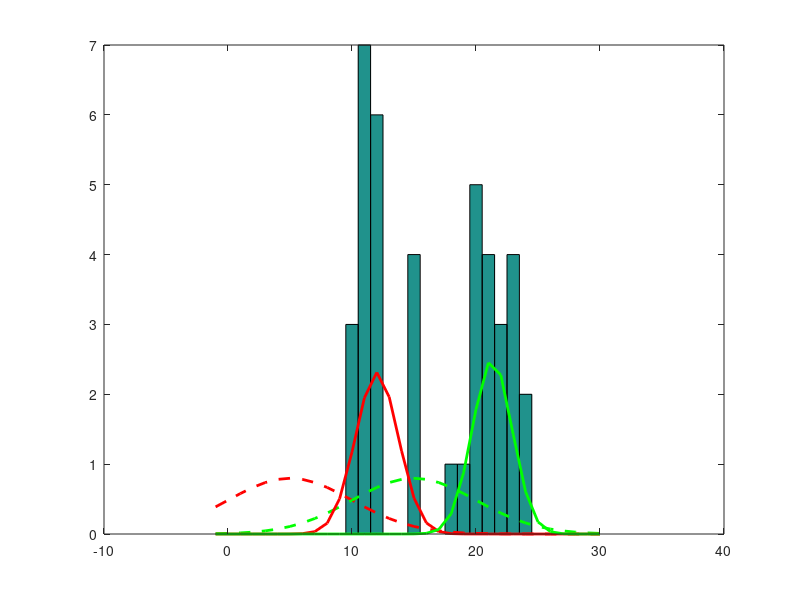

Reproduce this figure in MATLAB.
%KDE Kernel Density Esitimation to figure out how much gaussians are in a
%datset
%Expectation Maximization
%E-Step update variable
%M-Step update hypothesis
%Start
close all
clear
%Initialize Values

%y = [-0.39 0.12 0.94 1.67 1.76 2.44 3.72 4.28 4.92 5.53 0.06 0.48 1.01 1.68 1.80 3.25 4.12 4.60 5.28 6.22];
y_1 = normrnd(22,2,[1,20]);
y_2 = normrnd(12,2,[1,20]);
y = [y_1,y_2];
x = -1:30;
Mu = [5 15];
sigma = [5 5];
pi = 0.1;
wp1 = zeros(1, length(y)) ;
wp2 = zeros(1, length(y)) ;

for iteration=1:5000
    %Expectation Step
    %for each of the point, wich Gaussian generated it

    %wp1 = gaussmf(y,[sigma(1) Mu(1)])*pi;
    %wp2 = gaussmf(y,[sigma(2) Mu(2)])*(1-pi);
    wp1 = pdf('Normal',y,Mu(1),sigma(1))*pi;
    wp2 = pdf('Normal',y,Mu(2),sigma(2))*(1-pi);
    dem = wp1+wp2;
    wp1 = wp1./dem;
    wp2 = wp2./dem;
        
    %Maximization Step
    %Modify the hidden value such that is maximizes the probability
    %calc new Mu(1) 
    Mu(1)=sum(wp1.*y)/sum(wp1);
    %calc new Mu(2)
    Mu(2)=sum(wp2.*y)/sum(wp2);
    %calc new sigma(1)
    sigma(1)=sqrt(sum(wp1.*(y-Mu(1)).^2)/sum(wp1));
    %calc new sigma(2)
    sigma(2)=sqrt(sum(wp2.*(y-Mu(2)).^2)/sum(wp2));
    %calc new pi:
    pi=sum(wp2)/length(y);
    %Is Converged

end
%no -> back to expecation step
s =10;
figure(1)
hist(y,0:1:30);
hold on
plot(x, s*pdf('Normal',x,5,5), '--r', 'LineWidth',2)
plot(x, s*pdf('Normal',x,15,5), '--g', 'LineWidth',2) 
plot(x, s*pdf('Normal',x,Mu(1),sigma(1)), '-r', 'LineWidth',2)
plot(x, s*pdf('Normal',x,Mu(2),sigma(2)), '-g', 'LineWidth',2) 
hold off
%yes -> Stop

